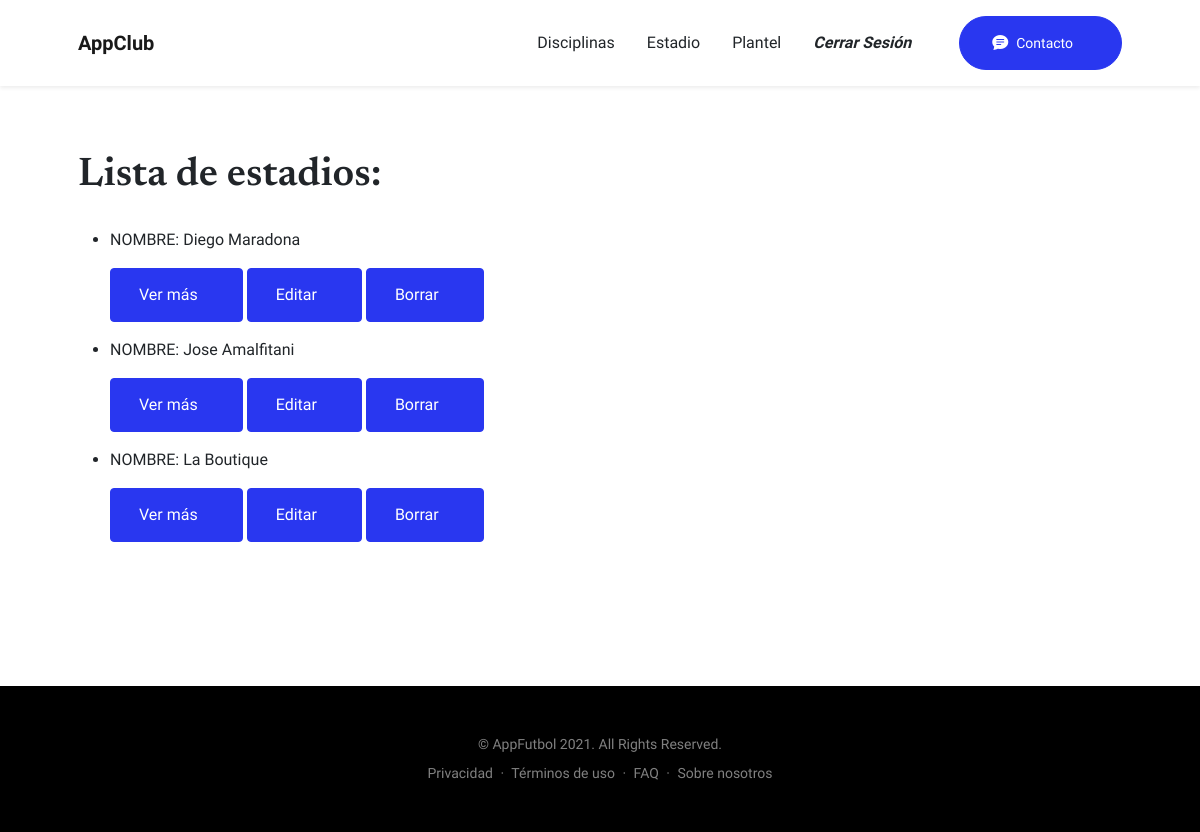
The page /AppClub/estadio/list (signed in) on the database as committed earlier.
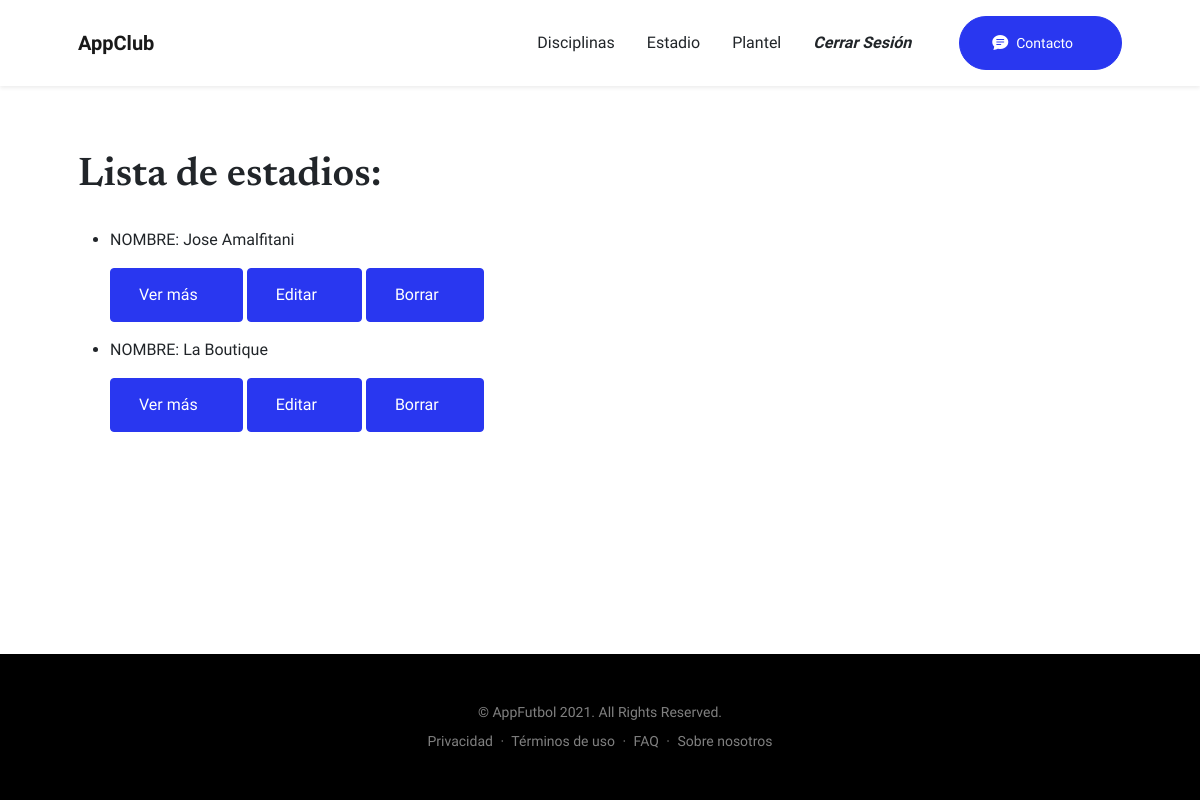
The same page on the database as committed later.
### AppClub/models.py (models this page shows, shortened)
class Estadio(models.Model):
    nombre = models.CharField(max_length=40)
    direccion = models.CharField(max_length=40)
    anioFund = models.DateField()

### AppClub/views.py (the view)
# urls.py: path('estadio/list', views.EstadioList.as_view(), name='List'),
class EstadioList(LoginRequiredMixin, ListView):
    model = Estadio
    template_name = "AppClub/estadios_list.html"

### AppClub/templates/AppClub/estadios_list.html
{% extends "AppClub/base.html" %}
{% load static %}
        {% block contenidoVariable %}
        <aside class="text-right">
          <div class="container px-5">
              <div class="row gx-5 justify-content-right">
                  <div class="col-xl-11">
                    <h1 class="mb-1">Lista de estadios:</h1> <br>
                      <ul>
                        {% for estadio in object_list %}
                        <li>
                          <p>NOMBRE: {{ estadio.nombre}}</p>
                          <p>
                            <button class="btn btn-primary"><a style="color:white" class="nav-link me-lg-3" href="{% url 'Detail' estadio.id %}">  Ver más</a></button>
                            <button class="btn btn-primary"><a style="color:white" class="nav-link me-lg-3" href="{% url 'Edit' estadio.id %}">  Editar</a></button>
                            <button class="btn btn-primary"><a style="color:white" class="nav-link me-lg-3" href="{% url 'Delete' estadio.id %}">  Borrar</a></button>
                          </p>
                        </li>
                        {% endfor %}
                      </ul>
                    </div>
                  </div>
              </div>
          </aside>
        {% endblock %}

Rows that differ between the two databases and show on the page:
removed Estadio: nombre "Diego Maradona"
